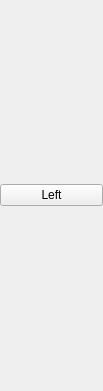
<?xml version="1.0" encoding="UTF-8"?>
<ui version="4.0">
 <class>qSlicerFilterLeftFooBarWidget</class>
 <widget class="QWidget" name="qSlicerFilterLeftFooBarWidget">
  <property name="geometry">
   <rect>
    <x>0</x>
    <y>0</y>
    <width>103</width>
    <height>391</height>
   </rect>
  </property>
  <property name="windowTitle">
   <string>Foo bar</string>
  </property>
  <layout class="QVBoxLayout" name="verticalLayout">
   <property name="leftMargin">
    <number>0</number>
   </property>
   <property name="topMargin">
    <number>0</number>
   </property>
   <property name="rightMargin">
    <number>0</number>
   </property>
   <property name="bottomMargin">
    <number>0</number>
   </property>
   <item>
    <widget class="QPushButton" name="pushButton">
     <property name="text">
      <string>Left</string>
     </property>
    </widget>
   </item>
  </layout>
 </widget>
 <resources/>
 <connections/>
</ui>
